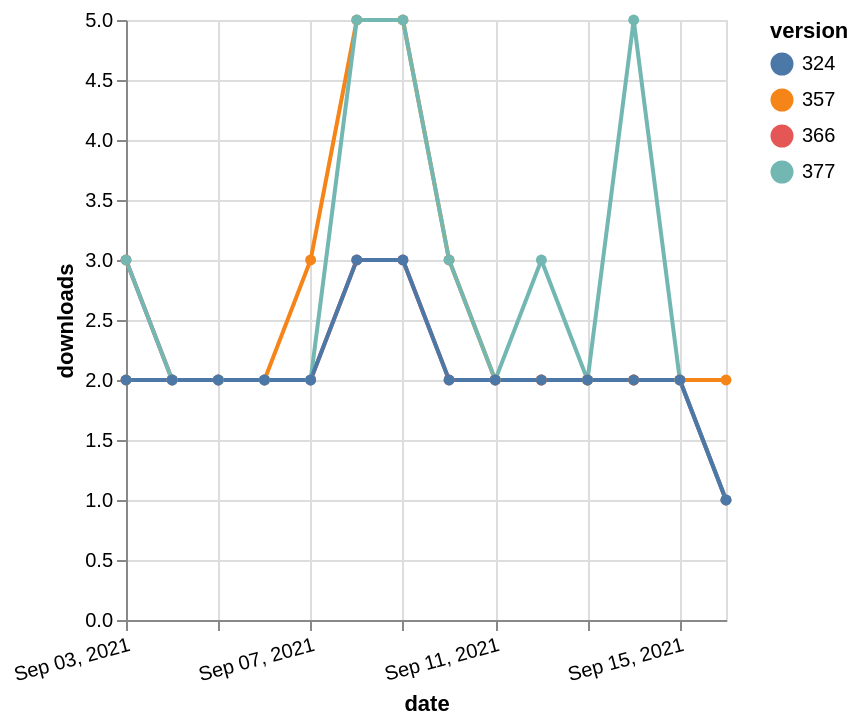

Describe this chart as a Vega-Lite specification.
### Vega-Lite specification from a JSON file in a GitHub repository (floating-point values rounded to 4 significant figures)
{"$schema": "https://vega.github.io/schema/vega-lite/v5.json", "description": "A simple bar chart with embedded data.", "data": {"values": [{"date": "2021-09-03", "total": 2340, "delta": 3, "version": "366"}, {"date": "2021-09-04", "total": 2342, "delta": 2, "version": "366"}, {"date": "2021-09-05", "total": 2344, "delta": 2, "version": "366"}, {"date": "2021-09-06", "total": 2346, "delta": 2, "version": "366"}, {"date": "2021-09-07", "total": 2348, "delta": 2, "version": "366"}, {"date": "2021-09-08", "total": 2351, "delta": 3, "version": "366"}, {"date": "2021-09-09", "total": 2354, "delta": 3, "version": "366"}, {"date": "2021-09-10", "total": 2356, "delta": 2, "version": "366"}, {"date": "2021-09-11", "total": 2358, "delta": 2, "version": "366"}, {"date": "2021-09-12", "total": 2360, "delta": 2, "version": "366"}, {"date": "2021-09-13", "total": 2362, "delta": 2, "version": "366"}, {"date": "2021-09-14", "total": 2364, "delta": 2, "version": "366"}, {"date": "2021-09-15", "total": 2366, "delta": 2, "version": "366"}, {"date": "2021-09-16", "total": 2367, "delta": 1, "version": "366"}, {"date": "2021-09-03", "total": 2907, "delta": 2, "version": "357"}, {"date": "2021-09-04", "total": 2909, "delta": 2, "version": "357"}, {"date": "2021-09-05", "total": 2911, "delta": 2, "version": "357"}, {"date": "2021-09-06", "total": 2913, "delta": 2, "version": "357"}, {"date": "2021-09-07", "total": 2916, "delta": 3, "version": "357"}, {"date": "2021-09-08", "total": 2921, "delta": 5, "version": "357"}, {"date": "2021-09-09", "total": 2926, "delta": 5, "version": "357"}, {"date": "2021-09-10", "total": 2929, "delta": 3, "version": "357"}, {"date": "2021-09-11", "total": 2931, "delta": 2, "version": "357"}, {"date": "2021-09-12", "total": 2933, "delta": 2, "version": "357"}, {"date": "2021-09-13", "total": 2935, "delta": 2, "version": "357"}, {"date": "2021-09-14", "total": 2937, "delta": 2, "version": "357"}, {"date": "2021-09-15", "total": 2939, "delta": 2, "version": "357"}, {"date": "2021-09-16", "total": 2941, "delta": 2, "version": "357"}, {"date": "2021-09-03", "total": 2157, "delta": 3, "version": "377"}, {"date": "2021-09-04", "total": 2159, "delta": 2, "version": "377"}, {"date": "2021-09-05", "total": 2161, "delta": 2, "version": "377"}, {"date": "2021-09-06", "total": 2163, "delta": 2, "version": "377"}, {"date": "2021-09-07", "total": 2165, "delta": 2, "version": "377"}, {"date": "2021-09-08", "total": 2170, "delta": 5, "version": "377"}, {"date": "2021-09-09", "total": 2175, "delta": 5, "version": "377"}, {"date": "2021-09-10", "total": 2178, "delta": 3, "version": "377"}, {"date": "2021-09-11", "total": 2180, "delta": 2, "version": "377"}, {"date": "2021-09-12", "total": 2183, "delta": 3, "version": "377"}, {"date": "2021-09-13", "total": 2185, "delta": 2, "version": "377"}, {"date": "2021-09-14", "total": 2190, "delta": 5, "version": "377"}, {"date": "2021-09-15", "total": 2192, "delta": 2, "version": "377"}, {"date": "2021-09-16", "total": 2193, "delta": 1, "version": "377"}, {"date": "2021-09-03", "total": 2592, "delta": 2, "version": "324"}, {"date": "2021-09-04", "total": 2594, "delta": 2, "version": "324"}, {"date": "2021-09-05", "total": 2596, "delta": 2, "version": "324"}, {"date": "2021-09-06", "total": 2598, "delta": 2, "version": "324"}, {"date": "2021-09-07", "total": 2600, "delta": 2, "version": "324"}, {"date": "2021-09-08", "total": 2603, "delta": 3, "version": "324"}, {"date": "2021-09-09", "total": 2606, "delta": 3, "version": "324"}, {"date": "2021-09-10", "total": 2608, "delta": 2, "version": "324"}, {"date": "2021-09-11", "total": 2610, "delta": 2, "version": "324"}, {"date": "2021-09-12", "total": 2612, "delta": 2, "version": "324"}, {"date": "2021-09-13", "total": 2614, "delta": 2, "version": "324"}, {"date": "2021-09-14", "total": 2616, "delta": 2, "version": "324"}, {"date": "2021-09-15", "total": 2618, "delta": 2, "version": "324"}, {"date": "2021-09-16", "total": 2619, "delta": 1, "version": "324"}]}, "width": "container", "mark": {"type": "line", "point": {"filled": true}}, "encoding": {"x": {"field": "date", "type": "temporal", "timeUnit": "yearmonthdate", "title": "date", "axis": {"labelAngle": -15}}, "y": {"field": "delta", "type": "quantitative", "title": "downloads"}, "color": {"field": "version", "type": "nominal"}, "tooltip": {"field": "delta"}}}
